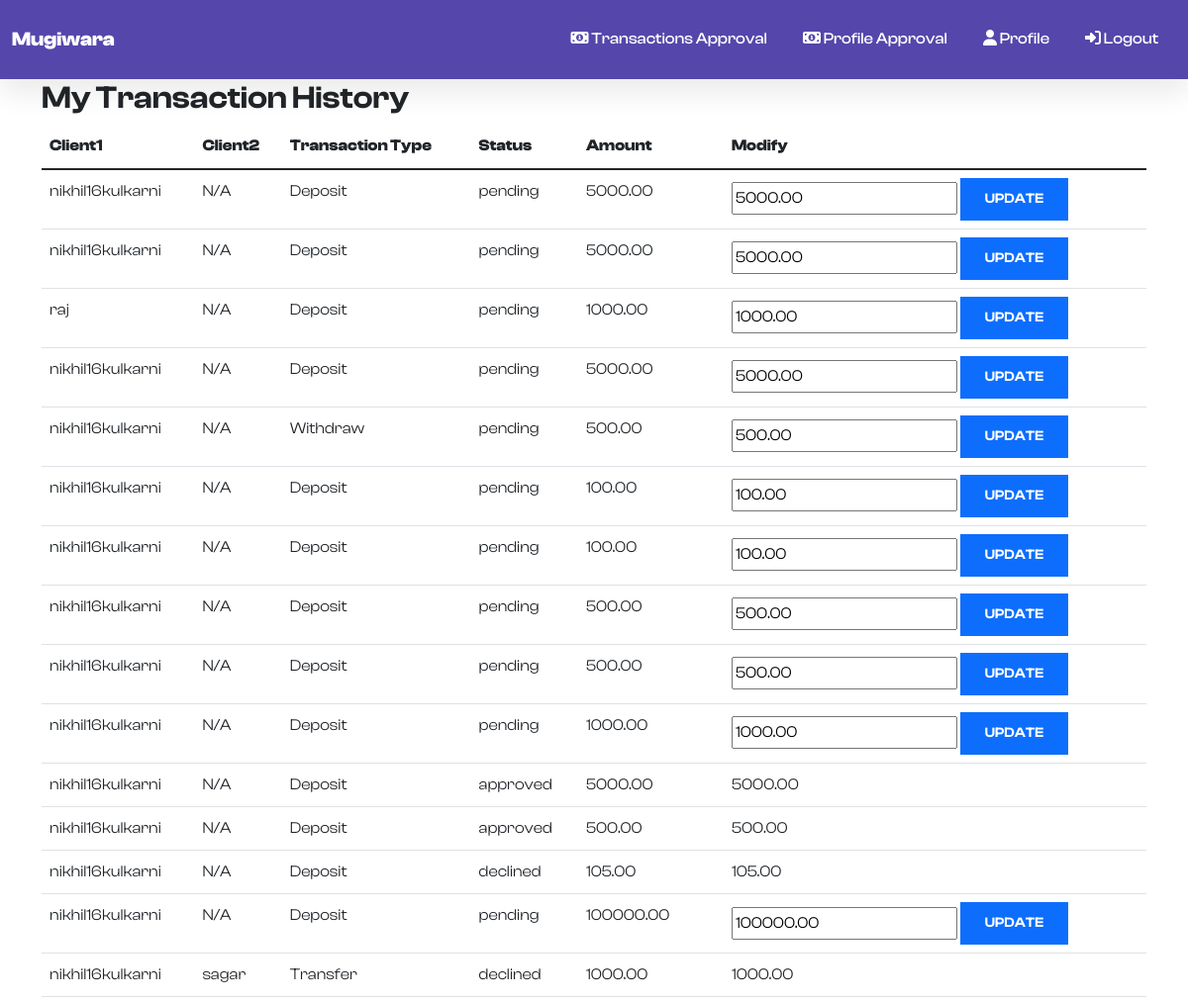
Page /merchant_transaction_history/ (signed in, upper part) on the earlier database version.
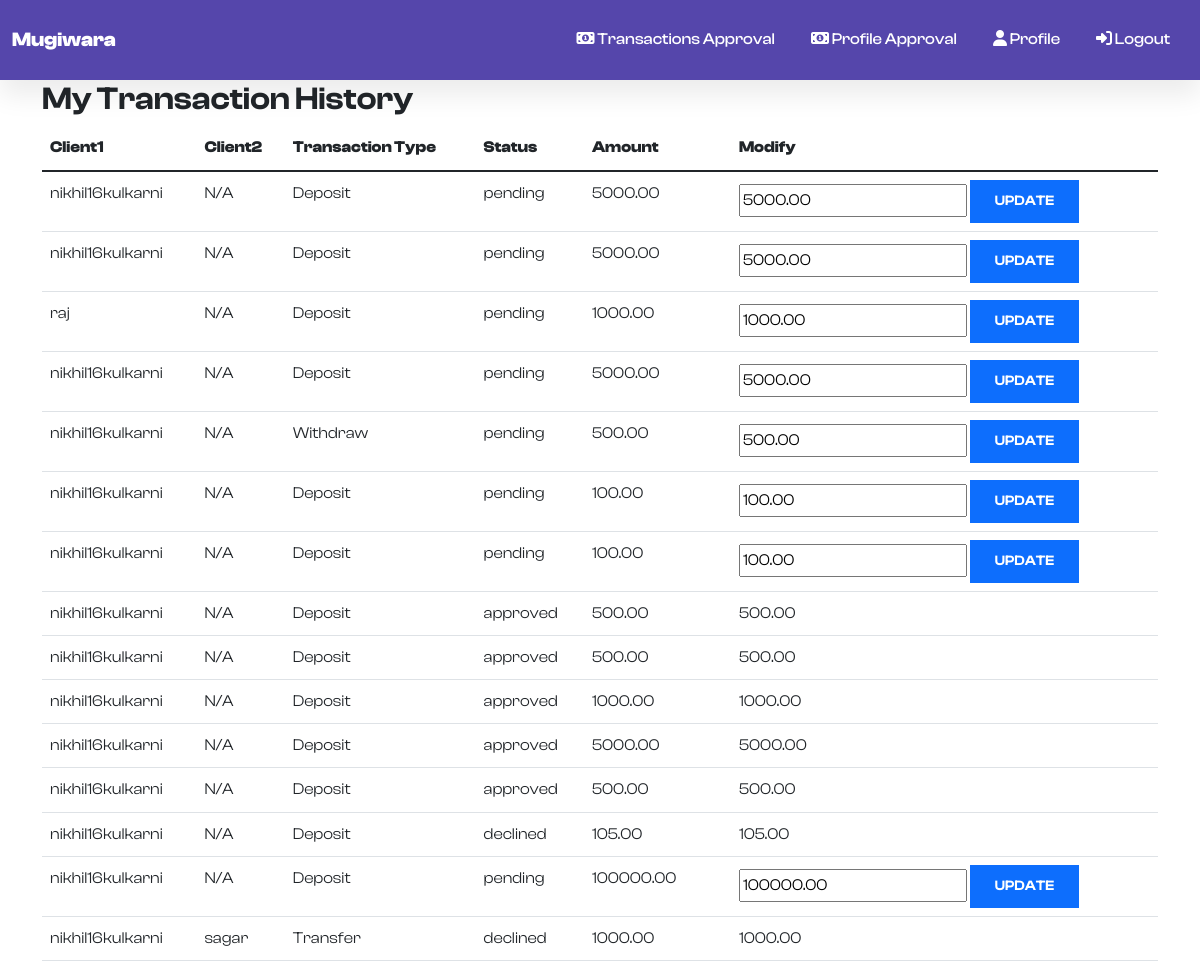
Same page on the later database version.
### users/models.py (models this page shows, shortened)
class PaymentRequest(models.Model):
    TRANSACTION_CHOICES = [
        ('deposit', 'Deposit'),
        ('withdraw', 'Withdraw'),
        ('transfer', 'Transfer')
    ]
    merchant = models.ForeignKey(BankingUser, on_delete=models.CASCADE, related_name='submitted_payments')
    transaction_type = models.CharField(max_length=8, choices=TRANSACTION_CHOICES)
    client1 = models.ForeignKey(BankingUser, on_delete=models.CASCADE, related_name='client1_payments')
    client2 = models.ForeignKey(BankingUser, on_delete=models.CASCADE, related_name='client2_payments', null=True, blank=True)
    amount = models.DecimalField(max_digits=10, decimal_places=2)
    otp = models.CharField(max_length=6, blank=True)
    otp_verified = models.BooleanField(default=False)
    transaction_approved = models.BooleanField(default=False)
    status = models.CharField(max_length=20, choices=[('pending', 'Pending'), ('approved', 'Approved'), ('declined', 'Declined')], default='pending')
    awaiting_internal_approval = models.BooleanField(default=False)

class BankingUser(models.Model):
    User_types = {
        'iu_re': 'Regular Employee',
        'iu_sm': 'System Manager',
        'iu_sa': 'System Administrator',
        'eu_cust': 'Customer',
        'eu_mo': 'Merchant/Organization',
    }
    modification_status = {
        'pending': 'Waiting for Approval',
        'rejected': 'Rejected',
        'approved': 'Approved'
    }
    requesting_deletion = {
        'yes': 'Yes',
        'no': 'No'
    }
    user = models.OneToOneField(User, on_delete = models.CASCADE, related_name = 'user')
    usertype = models.CharField(max_length = 256, choices = User_types)
    dob = models.DateField(default = None, blank = True, null = True)
    mobile_number = models.CharField(max_length = 256, default=None, blank=True, null = True)
    street_address = models.CharField(max_length = 512, default=None, blank=True, null = True)
    city = models.CharField(max_length = 128, default=None, blank=True, null = True)
    state = models.CharField(max_length = 128, default=None, blank=True, null = True)
    zip_code = models.CharField(max_length = 10, default=None, blank=True, null = True)
    country = models.CharField(max_length = 256, default=None, blank=True, null = True)
    account_created = models.DateTimeField(auto_now_add = True, null = True)
    user_handler = models.ForeignKey("BankingUser", on_delete = models.CASCADE, related_name = 'internal_user', blank=True, null = True)
    pd_modification_status = models.CharField(max_length = 128, choices = modification_status, blank=True, null = True)
    pd_modified = models.DateTimeField(auto_now = True, blank=True, null = True)
    deletion = models.CharField(max_length = 128, choices = requesting_deletion, blank=True, null = True, default = 'no')
    deletion_status = models.CharField(max_length = 128, choices = modification_status, blank=True, null = True)

### users/views.py (the view)
# urls.py: path('merchant_transaction_history/', views.merchant_transaction_history, name='merchant_transaction_history'),
@login_required
def merchant_transaction_history(request):
    banking_user = request.user.user
    if banking_user.usertype != 'eu_mo':
        return HttpResponseForbidden('You are not authorized to view this page.')
    merchant_payment_requests = PaymentRequest.objects.filter(merchant=banking_user)
    context = {
        'payment_requests': merchant_payment_requests,
    }
    return render(request, 'users/merchant_transaction_history.html', context)

### users/templates/users/merchant_transaction_history.html (shortened to what this page needs)
{% extends 'users/base.html' %}
{% block content %}
<div class="container">
    <h2>My Transaction History</h2>
    <table class="table">
        <thead>
            <tr>
                <th>Client1</th>
                <th>Client2</th>
                <th>Transaction Type</th>
                <th>Status</th>
                <th>Amount</th>
                <th>Modify</th>
            </tr>
        </thead>
        <tbody>
            {% for request in payment_requests %}
            <tr>
                <td>{{ request.client1.user.username }}</td>
                <td>{% if request.client2 %}
                        {{ request.client2.user.username }}
                    {% else %}
                        N/A
                    {% endif %}
                </td>
                <td>{{ request.get_transaction_type_display }}</td>
                <td>{{ request.status }}</td>
                <td>{{ request.amount }}</td>
                <td>
                    {% if request.status == 'pending' %}
                        <form method="POST" action="{% url 'modify_payment_request_amount' request.id %}">
                            <input type="number" name="new_amount" value="{{ request.amount }}" min="1" step="0.01">
                            <button type="submit" class="btn btn-primary">Update</button>
                        </form>
                    {% else %}
                        {{ request.amount }}
                    {% endif %}
                </td>
            </tr>
            {% empty %}
            <tr>
                <td colspan="6">No transactions found.</td>
            </tr>
            {% endfor %}
        </tbody>
    </table>
</div>
{% endblock %}

### users/templates/users/base.html (shortened to what this page needs)
{% load static %}
<!DOCTYPE html>
<html lang="en">
<head>
    <link rel="stylesheet" href="https://cdn.jsdelivr.net/npm/bootstrap@5.1.3/dist/css/bootstrap.min.css">
    <link rel="stylesheet" href="https://cdnjs.cloudflare.com/ajax/libs/font-awesome/4.7.0/css/font-awesome.min.css">
    <link rel="stylesheet" href="{% static 'users/assets1/css/styles.min.css' %}">
    <link rel="stylesheet" href="https://cdn.jsdelivr.net/npm/bootstrap@5.2.0/dist/css/bootstrap.min.css">
    <link href="https://cdn.jsdelivr.net/npm/remixicon@2.5.0/fonts/remixicon.css" rel="stylesheet">
    <link rel="stylesheet" href="https://cdn.jsdelivr.net/npm/@fancyapps/ui@4.0/dist/fancybox.css">
    <link rel="stylesheet" href="https://unpkg.com/aos@next/dist/aos.css" />
    <link rel="stylesheet" href="{% static 'users/asset/css/style.css' %}">
    <link rel="stylesheet" href="{% static 'users/asset/css/login_register.css' %}">
</head>
<body>
    {% if user.is_authenticated %}
    <div>
        <nav class="navbar navbar-light navbar-expand-md sticky-top navigation-clean-button"
            style="height:80px;background-color:#5546ab;color:#ffffff;">
            <div class="container-fluid"><a class="navbar-brand" href="{% url  'mugiwara' %}">Mugiwara</a>
                <div class="collapse navbar-collapse" id="navcol-1">
                    <ul class="navbar-nav ms-auto">
                        {% if user.user.usertype == 'eu_cust' %}
                        {% if user.user.banking_user.exists %}
                        <!-- <li class="nav-item"><a class="nav-link" style="color:#ffffff;" href="{% url 'credit' user.id %}">
                                            <i class="fa fa-money"></i>&nbsp;Deposit</a></li> -->
                        <li class="nav-item"><a class="nav-link" style="color:#ffffff;" href="/credit"><i class="fa fa-money"></i>&nbsp;Deposit</a></li>
                        <li class="nav-item"><a class="nav-link" style="color:#ffffff;" href="/debit"><i class="fa fa-money"></i>&nbsp;Withdraw</a></li>
                        <li class="nav-item"><a class="nav-link" style="color:#ffffff;" href="/create_transaction"><i class="fa fa-exchange"></i>&nbsp;Transfer</a></li>
                        <li class="nav-item"><a class="nav-link" style="color:#ffffff;" href="{% url 'accounts' %}"><i class="fa fa-user"></i>&nbsp;Accounts</a></li>
                        {% endif %}
                        <li class="nav-item"><a class="nav-link" style="color:#ffffff;"
                                href="{% url 'create-account' %}"><i class="fa fa-user"></i>&nbsp;Request New
                                Account</a></li>
                        <li class="nav-item dropdown">
                            <a class="nav-link dropdown-toggle" style="color:#ffffff;" href="#"
                                id="navbarDropdownMenuLink" role="button" data-bs-toggle="dropdown"
                                aria-expanded="false">
                                Profile
                            </a>
                            <ul class="dropdown-menu" aria-labelledby="navbarDropdownMenuLink">
                                <li><a class="dropdown-item" href="{% url 'update-profile' %}">Update</a></li>
                                <li><a class="dropdown-item" href="{% url 'profile-deletion' %}">Delete</a></li>
                            </ul>
                        </li>
                        <li class="nav-item">
                            <form id="frm_logout" class="nav-link" style="color:#ffffff;" action="{% url 'logout' %}"
                                method="post">
                                {% csrf_token %}
                                <a style="color:#ffffff;" href="javascript:{}"
                                    onclick="document.getElementById('frm_logout').submit(); return false;">
                                    <i class="fa fa-sign-in"></i>&nbsp;Logout</a></iclass>
                            </form>
                        </li>
                        {% else %}
                        <li class="nav-item"><a class="nav-link" style="color:#ffffff;" href="all_transactions">
                                <i class="fa fa-money"></i>&nbsp;Transactions Approval</a></li>
                        <li class="nav-item"><a class="nav-link" style="color:#ffffff;"
                                href="approve_profile_deletion"><i class="fa fa-money"></i>&nbsp;Profile Approval</a>
                        </li>
                        <li class="nav-item"><a class="nav-link" style="color:#ffffff;" href="{#}"><i
                                    class="fa fa-user"></i>&nbsp;Profile</a></li>
                        <li class="nav-item">
                            <form id="frm_logout" class="nav-link" style="color:#ffffff;" action="{% url 'logout' %}"
                                method="post">
                                <a style="color:#ffffff;" href="javascript:{}"
                                    onclick="document.getElementById('frm_logout').submit(); return false;">
                                    <i class="fa fa-sign-in"></i>&nbsp;Logout</a></iclass>
                            </form>
                        </li>
                        {% endif %}
                    </ul>
                </div>
            </div>
        </nav>
    </div>
    {% endif %}
        {% block content %}
        {% endblock %}
</body>
</html>

### users/static/users/asset/css/style.css (style rules this page uses)
:root { --c-dark: #212529; --c-brand: #4e57d4; --c-brand-light: #6970dd; --c-brand-rgb: 78, 87, 212; --c-body: #727272; --font-base: "ClashDisplay", sans-serif; --box-shadow: 0px 15px 25px rgba(0,0,0,0.08); --transition: all 0.5s ease; }
body { font-family: var(--font-base); line-height: 1.7; color: var(--c-body); }
h1, h2, h3,h4, h5, h6, .h1, .h2, .h3, .h4, .h5, .h6 { font-weight: 600; color: var(--c-dark); }
a { text-decoration: none; color: var(--c-brand); transition: var(--transition); }
.navbar { box-shadow: var(--box-shadow); }
.navbar-nav .nav-link { font-weight: 500; color: var(--c-dark); }
.btn { font-weight: 600; font-size: 14px; text-transform: uppercase; border-radius: 0; padding: 10px 24px; }

Differences in the rows shown:
changed PaymentRequest (number 8 of 15 on the later page): status "pending" → "approved"; amount (not shown) → "500.00"; new_amount "500.00" → (not shown)
changed PaymentRequest (number 9 of 15 on the later page): status "pending" → "approved"; amount (not shown) → "500.00"; new_amount "500.00" → (not shown)
changed PaymentRequest (number 10 of 15 on the later page): status "pending" → "approved"; amount (not shown) → "1000.00"; new_amount "1000.00" → (not shown)
